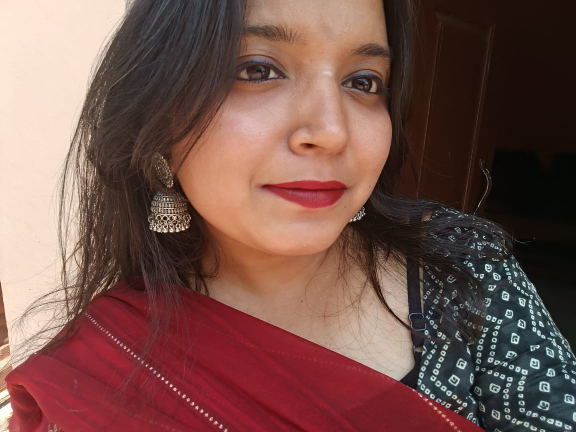
#> input picture vs/WhatsApp Image 2025-04-13 at 12.32.40_8fcb4095.jpg, 1152 x 864 px (shown at 1/2 size)
$ python -i 60.py   (imports and definitions only)
#> lines starting #> are read from the running program, lines starting #| are printed output that depends on the picture; after the words box and inside, x2 and y2 are one past the last pixel; in counts of white or black regions, pixels touching at a corner belong together
import tkinter as tk
from tkinter import filedialog, messagebox
import ttkbootstrap as tb
from ttkbootstrap.constants import *
from PIL import Image, ImageTk
import cv2
import numpy as np
from sklearn.cluster import KMeans
import colorsys
import os

# --- Color Analysis Logic (improved) ---
class ColorAnalyzer:
    def __init__(self):
        self.season_types = {
            'Deep Autumn': {
                'desc': 'Your rich and bold features give you a striking, intense look with natural depth.',
                'undertone': 'Warm',
                'undertone_desc': 'Your skin has warm undertones, reflecting golden, peachy, or yellow hues in natural light.',
                'palette': ['#7B3F00', '#A9746E', '#8B5C2A', '#A0522D', '#6B4226'],
                'cosmetics': {
                    'Foundations': ['Golden Beige', 'Warm Honey'],
                    'Blushes': ['Terracotta', 'Warm Peach'],
                    'Lipsticks': ['Brick Red', 'Burnt Sienna']
                }
            },
            'Light Spring': {
                'desc': 'Fresh, light, and warm features with a radiant glow.',
                'undertone': 'Warm',
                'undertone_desc': 'Your skin has warm undertones, reflecting peachy or golden hues.',
                'palette': ['#FFD8B1', '#FFE4B5', '#F5DEB3', '#FFDAB9', '#FFB347'],
                'cosmetics': {
                    'Foundations': ['Ivory', 'Light Beige'],
                    'Blushes': ['Peach', 'Coral'],
                    'Lipsticks': ['Peach', 'Coral Pink']
                }
            },
            'Cool Winter': {
                'desc': 'High contrast, cool, and clear features with blue or pink undertones.',
                'undertone': 'Cool',
                'undertone_desc': 'Your skin has cool undertones, reflecting pink or blue hues.',
                'palette': ['#2C2C54', '#474787', '#AAABB8', '#E84545', '#903749'],
                'cosmetics': {
                    'Foundations': ['Porcelain', 'Cool Beige'],
                    'Blushes': ['Rose', 'Berry'],
                    'Lipsticks': ['Fuchsia', 'Berry Red']
                }
            }
        }

    def analyze(self, image_path):
        # Improved skin detection and clustering
        image = cv2.imread(image_path)
#> image is the input picture: shape (864, 1152, 3); mean B, G, R 75.6, 82.8, 118.5
        if image is None:
            return None
        image_rgb = cv2.cvtColor(image, cv2.COLOR_BGR2RGB)
        image_hsv = cv2.cvtColor(image, cv2.COLOR_BGR2HSV)
#> image_hsv: shape (864, 1152, 3); mean H, S, V 53, 112.2, 120
        lower_skin = np.array([0, 20, 70], dtype=np.uint8)
        upper_skin = np.array([20, 255, 255], dtype=np.uint8)
        mask = cv2.inRange(image_hsv, lower_skin, upper_skin)
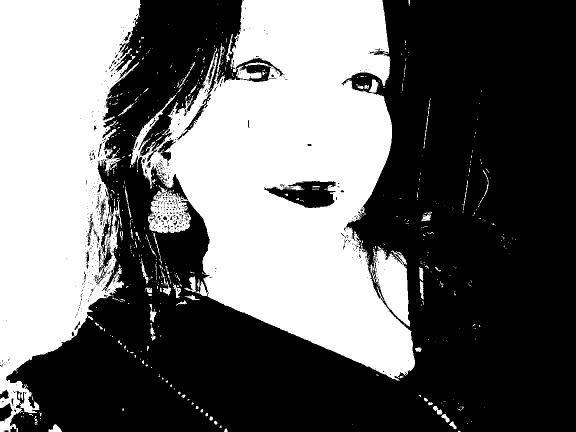
#> mask: shape (864, 1152) (shown at 1/2 size); 41.8% white; 676 white regions (589 under 20 px), largest, box (x1, y1, x2, y2) and area: (261, 0, 830, 761) 248227, (0, 0, 282, 864) 158523, (472, 131, 523, 159) 704
        kernel = np.ones((5,5), np.uint8)
        mask = cv2.morphologyEx(mask, cv2.MORPH_OPEN, kernel)
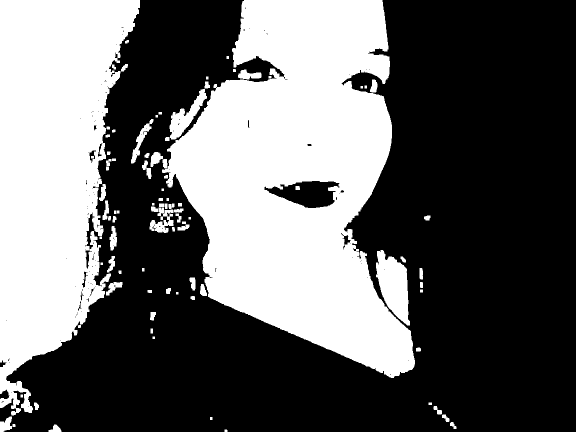
#> mask: shape (864, 1152) (shown at 1/2 size); 39.8% white; 89 white regions, largest, box (x1, y1, x2, y2) and area: (324, 0, 830, 756) 225917, (0, 0, 280, 831) 149719, (752, 500, 820, 651) 6215
        mask = cv2.morphologyEx(mask, cv2.MORPH_CLOSE, kernel)
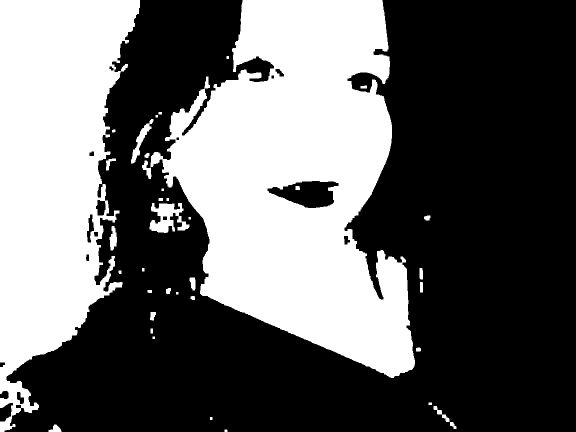
#> mask: shape (864, 1152) (shown at 1/2 size); 40.1% white; 37 white regions, largest, box (x1, y1, x2, y2) and area: (284, 0, 830, 756) 238555, (0, 0, 280, 864) 153953, (299, 406, 379, 466) 2625
        skin_pixels = cv2.bitwise_and(image_rgb, image_rgb, mask=mask)
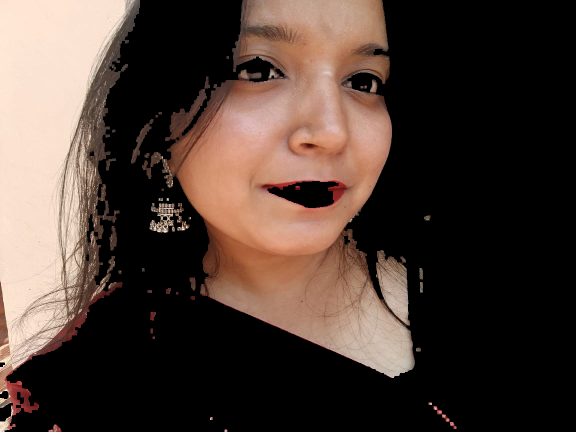
#> skin_pixels: shape (864, 1152, 3) (shown at 1/2 size); mean R, G, B 75.6, 59.9, 52.1
        pixels = skin_pixels.reshape(-1, 3)
        pixels = pixels[pixels.sum(axis=1) > 0]
        if len(pixels) == 0:
            return None
        kmeans = KMeans(n_clusters=3, random_state=42)
        kmeans.fit(pixels)
        colors = kmeans.cluster_centers_.astype(int)
        dominant = colors[0]
        # Map to a season (simple logic for demo)
        h, s, v = colorsys.rgb_to_hsv(dominant[0]/255, dominant[1]/255, dominant[2]/255)
        if v < 0.4:
            season = 'Deep Autumn'
        elif h > 0.1 and h < 0.2:
            season = 'Light Spring'
        else:
            season = 'Cool Winter'
        return {
            'season': season,
            'dominant_rgb': tuple(dominant),
            'palette': self.season_types[season]['palette'],
            'desc': self.season_types[season]['desc'],
            'undertone': self.season_types[season]['undertone'],
            'undertone_desc': self.season_types[season]['undertone_desc'],
            'cosmetics': self.season_types[season]['cosmetics']
        }

# --- UI ---
class FlawntApp:
    # [10 lines left out: function __init__, not called in this run]

    def clear(self):
        for widget in self.root.winfo_children():
            widget.destroy()

    # [122 lines left out: functions create_home, open_camera, open_file, confirm_image, create_recommendation, create_navbar, not called in this run]

# [4 lines not run here, left out]

>>> result = ColorAnalyzer().analyze('WhatsApp Image 2025-04-13 at 12.32.40_8fcb4095.jpg')

$ run again, on vs/WhatsApp Image 2025-05-06 at 22.43.50_5115a3f5.jpg
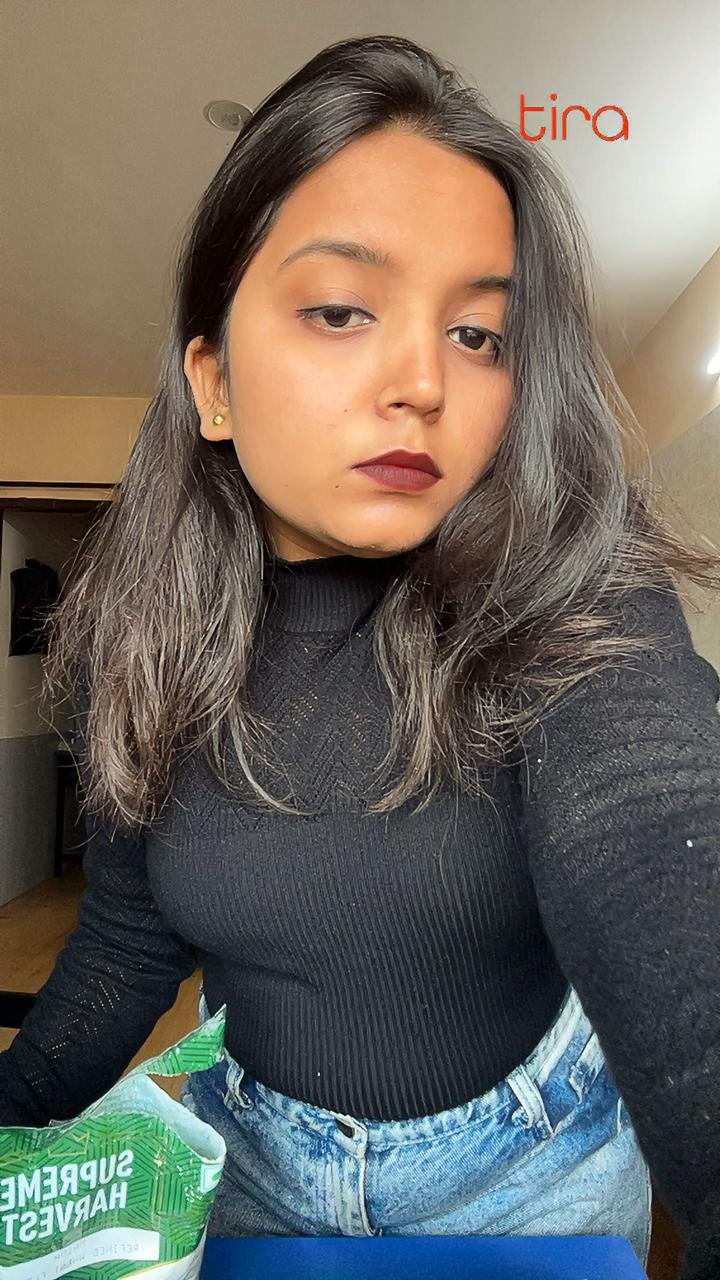
#> input picture vs/WhatsApp Image 2025-05-06 at 22.43.50_5115a3f5.jpg, 720 x 1280 px
#> in analyze, image is the input picture: shape (1280, 720, 3); mean B, G, R 94.6, 102.8, 107.9
#> image_hsv: shape (1280, 720, 3); mean H, S, V 53.1, 77.9, 120.8
#> in analyze, `mask = cv2.inRange(image_hsv, lower_skin, upper_skin)`:
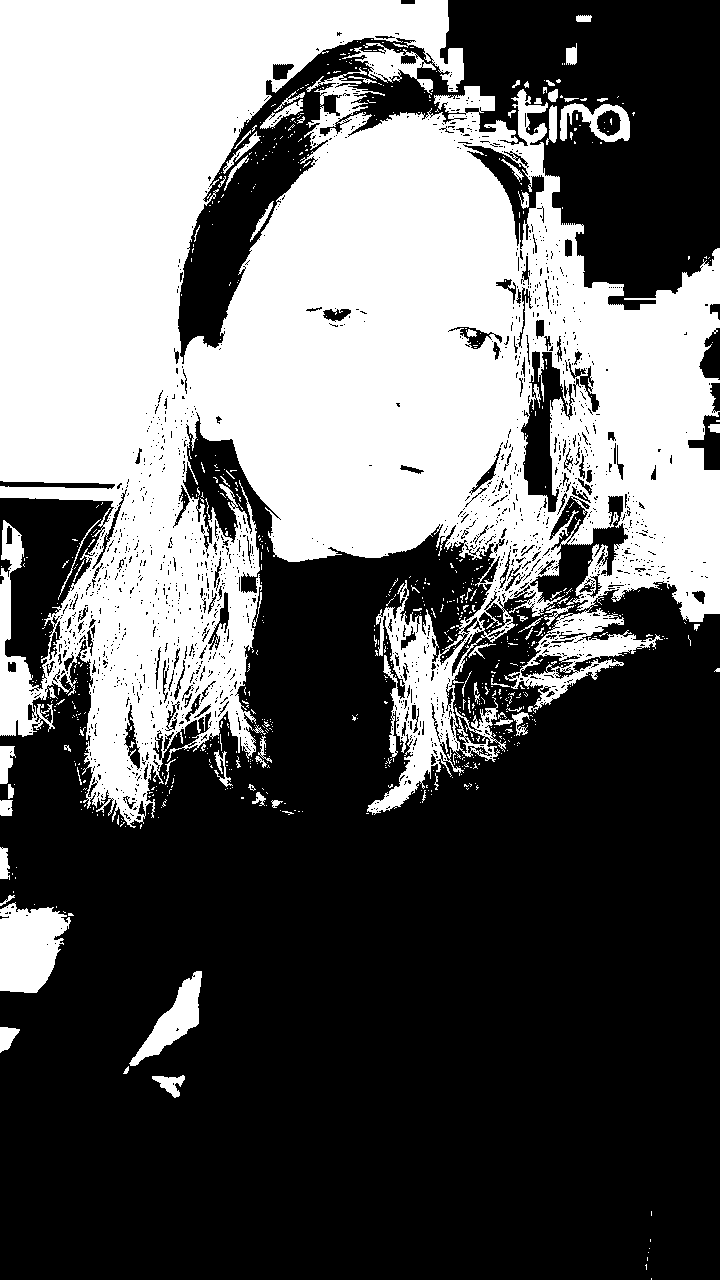
#> mask: shape (1280, 720); 39.8% white; 822 white regions (747 under 20 px), largest, box (x1, y1, x2, y2) and area: (0, 0, 720, 828) 349393, (0, 902, 71, 993) 4712, (129, 971, 202, 1066) 2329
#> in analyze, `skin_pixels = cv2.bitwise_and(image_rgb, image_rgb, mask=mask)`:
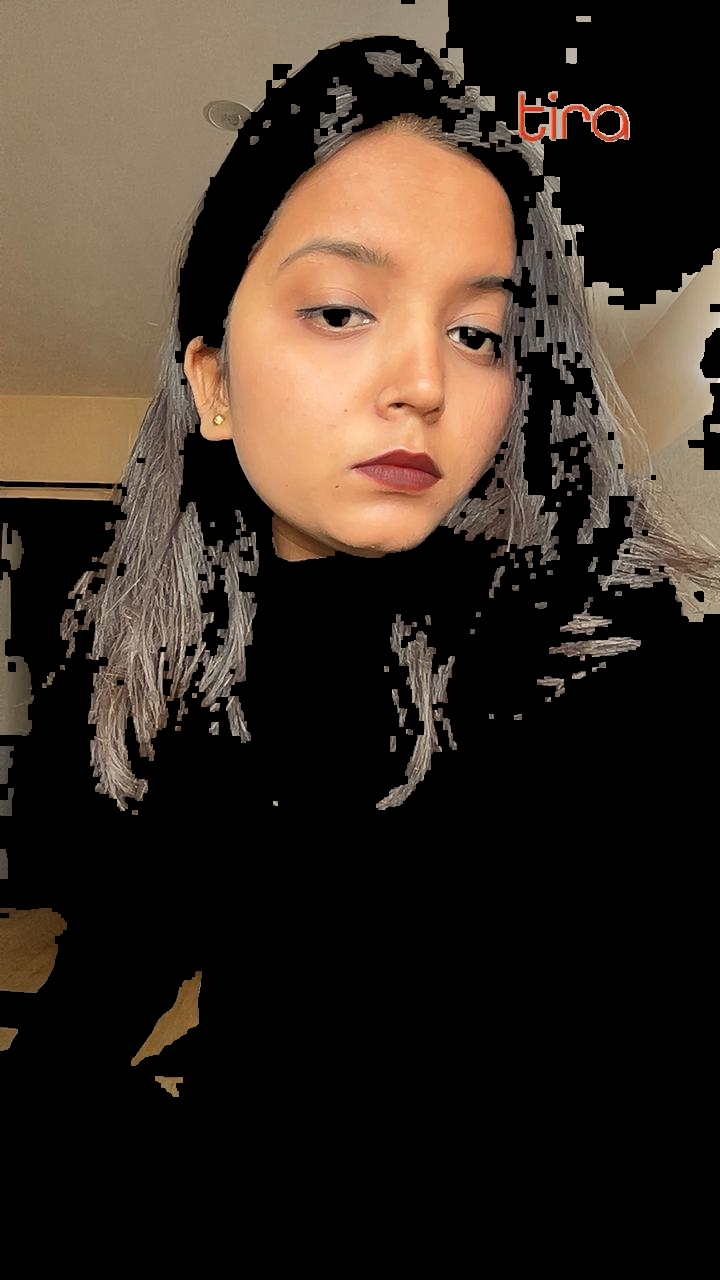
#> skin_pixels: shape (1280, 720, 3); mean R, G, B 58.3, 46.7, 36.8

$ run again, on vs/black.jpg
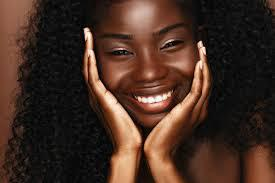
#> input picture vs/black.jpg, 275 x 183 px
#> in analyze, image is the input picture: shape (183, 275, 3); mean B, G, R 35.3, 45.9, 68.6
#> image_hsv: shape (183, 275, 3); mean H, S, V 11.6, 94.9, 68.7
#> in analyze, `mask = cv2.inRange(image_hsv, lower_skin, upper_skin)`:
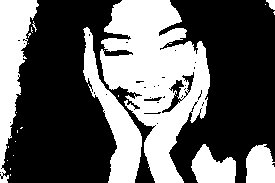
#> mask: shape (183, 275); 38.9% white; 23 white regions (17 under 20 px), largest, box (x1, y1, x2, y2) and area: (100, 0, 210, 183) 11014, (0, 0, 39, 183) 3322, (83, 27, 142, 183) 3013, (191, 144, 236, 183) 1163, (246, 144, 275, 183) 951, (266, 0, 275, 10) 60
#> in analyze, `skin_pixels = cv2.bitwise_and(image_rgb, image_rgb, mask=mask)`:
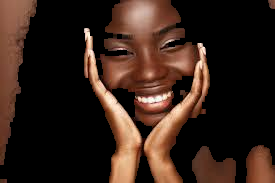
#> skin_pixels: shape (183, 275, 3); mean R, G, B 53.5, 34.5, 25.7
